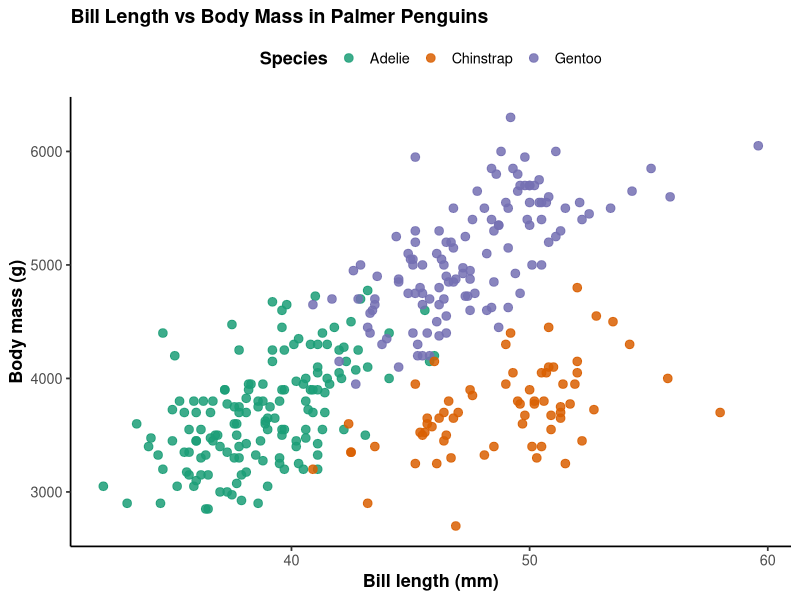

R code for this plot:
## ---- chunk 1
#| include: false
library(dplyr)
library(ggplot2)
library(palmerpenguins)
## ---- chunk 2
glimpse(penguins)
## ---- chunk 3
# Clean the data
penguins_clean <- penguins %>%
  tidyr::drop_na(bill_length_mm, body_mass_g, species)

# Build the scatter plot
ggplot(
  penguins_clean,
  aes(x = bill_length_mm, y = body_mass_g, color = species)
) +
  geom_point(size = 2.6, alpha = 0.85) +
  scale_color_brewer(palette = "Dark2") +
  labs(
    x = "Bill length (mm)",
    y = "Body mass (g)",
    color = "Species",
    title = "Bill Length vs Body Mass in Palmer Penguins"
  ) +
  theme_classic(base_size = 13) +
  theme(
    plot.title = element_text(face = "bold", size = 14),
    axis.title = element_text(face = "bold"),
    legend.position = "top",
    legend.title = element_text(face = "bold")
  )
